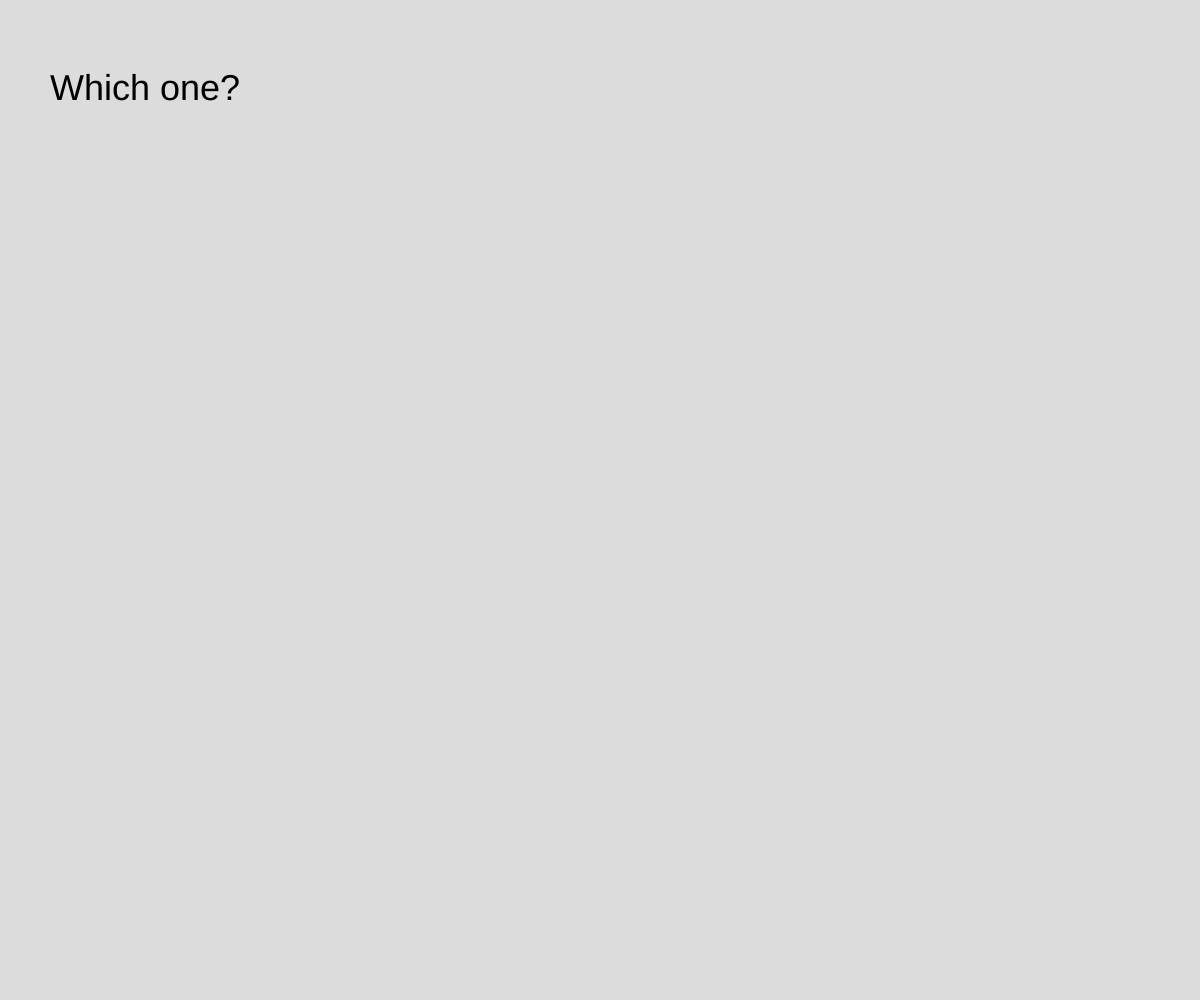
Frame 1 (no input)
Frame 60 (no input): identical to frame 1, image omitted
Frame 120 (the mouse pressed at the canvas centre since frame 60): identical to frame 1, image omitted

The p5.js sketch that drew this single still picture (run headless with seeded random() and noise() and a simulated clock; from frame 60 on, the mouse is pressed at the canvas centre):

// p5.js sketch
// ── sketch.js
// https://p5js.org/reference/#/p5/createA

function setup() {
  createCanvas(windowWidth, windowHeight);
  // let door1 = createA("doors/1", "Door #1");
  // door1.position(50, 150);
  
  // let door2 = createA("doors/2", "Door #2");
  // door2.position(50, 200);
}

function draw() {
  background(220);
  textSize(36);
  text("Which one?", 50, 100)
}


function windowResized() {
  resizeCanvas(windowWidth, windowHeight);
}
// ── style.css
/* General styles */
body,
html {
  margin: 0;
  padding: 0;
  font-family: Arial, sans-serif;
  background-color: #cccccc;
  display: flex;
  justify-content: center;
  align-items: center;
  height: 100vh;
  text-align: center;
}

a {
  text-decoration: none;
  color: #ffffff;
}

/* Container and heading */
.container {
  background-color: #2c3e50;
  border-radius: 10px;
  padding: 30px;
  box-shadow: 0 0 10px rgba(0, 0, 0, 0.1);
}

h1 {
  font-size: 2rem;
  color: #ffffff;
  margin-bottom: 30px;
}

/* Sketch links */
.sketch-links {
  display: flex;
  justify-content: space-around;
  flex-wrap: wrap;
}

.sketch-link {
  display: flex;
  justify-content: center;
  align-items: center;
  height: 100px;
  background-color: #34495e;
  border-radius: 50px;
  box-shadow: 0 0 10px rgba(0, 0, 0, 0.1);
  transition: transform 0.3s, background-color 0.3s;
  width: 250px;
  border: none;
  font-size: 1rem;
  color: #ffffff;
  cursor: pointer;
  margin: 15px;
  text-align: center;
  line-height: 1.5;
}

.sketch-link:hover {
  transform: translateY(-5px);
  background-color: #2c3e50;
}
